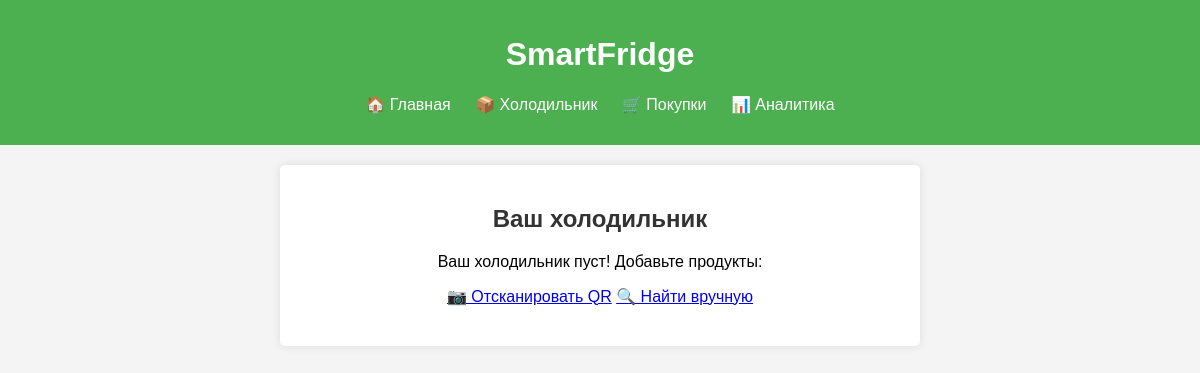
Before: /fridge (signed in) with the older database file.
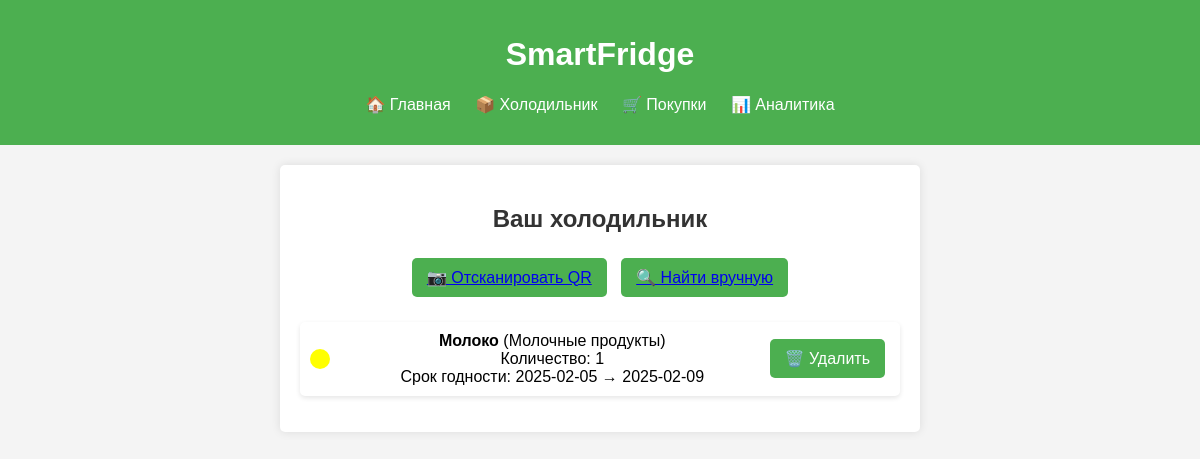
After: the same page with the newer database file.
### app/models.py (models this page shows, shortened)
class Fridge(db.Model):
    id = db.Column(db.Integer, primary_key=True)
    user_id = db.Column(db.Integer, db.ForeignKey('user.id'), nullable=False)
    product_id = db.Column(db.Integer, db.ForeignKey('product.id'), nullable=False)
    count = db.Column(db.Integer, default=1)
    create_from = db.Column(db.Date, nullable=False)
    create_until = db.Column(db.Date, nullable=False)
    user = db.relationship('User', backref=db.backref('fridge', lazy=True))
    product = db.relationship('Product', backref=db.backref('fridge', lazy=True))

class Product(db.Model):
    id: Mapped[int] = mapped_column(sa.Integer, primary_key=True, autoincrement=True)
    name: Mapped[str] = mapped_column(sa.String(100), nullable=False)
    product_type: Mapped[str] = mapped_column(sa.String(50), nullable=False)
    manufacture_date: Mapped[sa.Date] = mapped_column(sa.Date, nullable=False)
    expiration_date: Mapped[sa.Date] = mapped_column(sa.Date, nullable=False)
    quantity: Mapped[float] = mapped_column(sa.Float, nullable=False)
    unit: Mapped[str] = mapped_column(sa.String(20), nullable=False)  # кг, шт, л и т. д.
    nutrition_info: Mapped[str] = mapped_column(sa.Text, nullable=True)
    allergens: Mapped[bool] = mapped_column(sa.Boolean, default=False)

### app/routes.py (the view)
@app.route('/fridge')
@login_required
def fridge():
    fridge_items = db.session.query(Fridge, Product).join(Product).filter(Fridge.user_id == current_user.id).all()
    current_date = date.today()
    two_days_before_expiry = current_date + timedelta(days=2)
    return render_template(
        'fridge.html',
        fridge_items=fridge_items,
        current_date=current_date,
        two_days_before_expiry=two_days_before_expiry
    )

### app/models.py (called while the page is built)
@login.user_loader
def load_user(id):
  return db.session.get(User, int(id))

### app/templates/fridge.html (shortened to what this page needs)
{% extends "base.html" %}
{% block content %}
    <h2>Ваш холодильник</h2>
    {% if fridge_items %}
        <div class="actions">
            <button><a href="{{ url_for('scan_qr') }}" class="button">📷 Отсканировать QR</a></button>
            <button><a href="{{ url_for('find_product') }}" class="button">🔍 Найти вручную</a></button>
        </div>
        <ul class="fridge-list">
            {% for fridge, product in fridge_items %}
                <li data-product-id="{{ fridge.product_id }}">
                    <div class="status-indicator
                        {% if fridge.create_until < current_date %} expired
                        {% elif fridge.create_until <= two_days_before_expiry %} warning
                        {% else %} normal {% endif %}">
                    </div>
                    <div class="product-info">
                        <strong>{{ product.name }}</strong> ({{ product.product_type }})<br>
                        Количество: {{ fridge.count }}<br>
                        Срок годности: {{ fridge.create_from }} → {{ fridge.create_until }}
                    </div>
                    <button class="delete-btn">🗑️ Удалить</button>
                </li>
            {% endfor %}
        </ul>
    {% else %}
        <p>Ваш холодильник пуст! Добавьте продукты:</p>
        <div class="actions">
            <a href="{{ url_for('scan_qr') }}" class="btn">📷 Отсканировать QR</a>
            <a href="{{ url_for('find_product') }}" class="btn">🔍 Найти вручную</a>
        </div>
    {% endif %}
{% endblock %}

### app/templates/base.html (shortened to what this page needs)
<!DOCTYPE html>
<html lang="ru">
<head>
    <link rel="stylesheet" href="{{ url_for('static', filename='css/styles.css') }}">
</head>
<body>
    <header>
        <h1>SmartFridge</h1>
        <nav>
            <ul>
                <li><a href="{{ url_for('index') }}">🏠 Главная</a></li>
                <li><a href="{{ url_for('fridge') }}">📦 Холодильник</a></li>
                <li><a href="{{ url_for('shopping_list') }}">🛒 Покупки</a></li>
                <li><a href="{{ url_for('analytics') }}">📊 Аналитика</a></li>
            </ul>
        </nav>
    </header>
    <main>
        {% block content %}{% endblock %}
    </main>
</body>
</html>

### app/static/css/styles.css (style rules this page uses)
body { font-family: Arial, sans-serif; background-color: #f4f4f4; margin: 0; padding: 0; text-align: center; }
header { background-color: #4CAF50; color: white; padding: 15px; text-align: center; }
nav ul { list-style: none; padding: 0; }
nav ul li { display: inline; margin: 0 10px; }
nav ul li a { text-decoration: none; color: white; font-size: 16px; }
main { margin: 20px auto; padding: 20px; max-width: 600px; background: white; box-shadow: 0 0 10px rgba(0, 0, 0, 0.1); border-radius: 5px; }
h2 { color: #333; }
.actions { text-align: center; margin-bottom: 20px; }
button { padding: 10px 15px; margin: 5px; border: none; border-radius: 5px; background-color: #4CAF50; color: white; font-size: 16px; cursor: pointer; }
.fridge-list { list-style: none; padding: 0; }
.fridge-list li { display: flex; align-items: center; margin: 10px 0; padding: 10px; background: white; border-radius: 5px; box-shadow: 0 2px 5px rgba(0, 0, 0, 0.1); }
.status-indicator { width: 20px; height: 20px; border-radius: 50%; margin-right: 10px; }
.status-indicator.warning { background: yellow; }
.product-info { flex-grow: 1; }

Changed rows visible on the page:
added Fridge: name "Молоко", product_type "Молочные продукты", count "1", create_from "2025-02-05", create_until "2025-02-09"
Other visible differences:
text no longer shown: "Ваш холодильник пуст! Добавьте продукты:"
